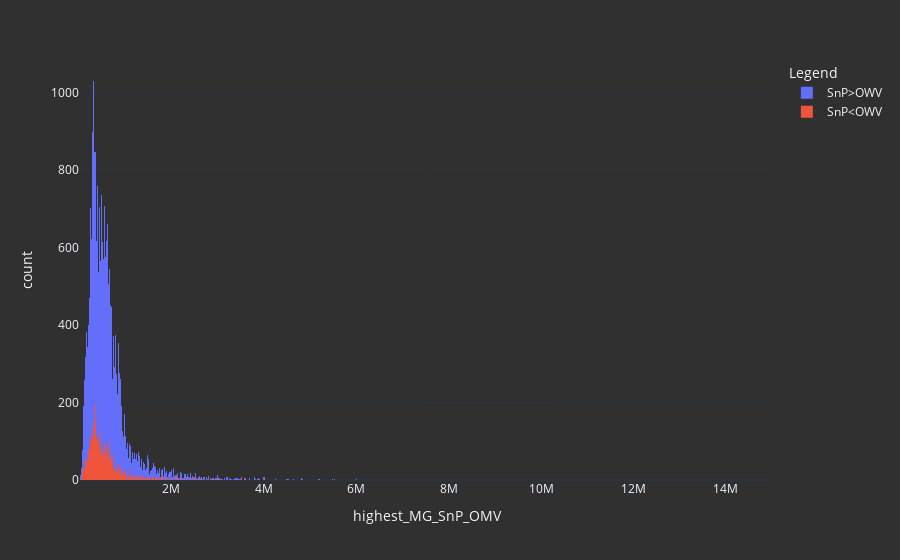

Here is the notebook cell this chart was saved with:
### Code cell
df = df.loc[df["MG_OMV"]!= 0]
df.count()
def filterDF(restype,postcode,proptype,land,myDF):
    myDF = myDF.copy()
    iterDict = {
        #"Residential_Type": restype,
        "Property_State": postcode,
        #"Property_Type": proptype,
       # "Landed_Type": land
    }
    
    for key,value in iterDict.items():
        print(key,value)
        myDF = myDF.loc[df[key] == value]
        
    return myDF

filtDF = filterDF("Residential", "selangor", "Condominium", "Non-Landed",df)

filtDF["is_SnP_higher"] = filtDF["is_SnP_higher"].replace([True,False], ["SnP>OWV", "SnP<OWV"])
filtDF.rename(columns={"is_SnP_higher":"Legend"},inplace=True)

histFig = px.histogram(filtDF,x="highest_MG_SnP_OMV",color="Legend")
histFig.update_layout(template="plotly_dark", paper_bgcolor="#303030", plot_bgcolor = "#303030",barmode="overlay")
histFig

### Figure 1 — Plotly figure (JSON) as saved in the notebook; plotly's stock layout.template omitted (floating-point values rounded to 4 significant figures; data arrays with more than 128 entries replaced by an {"elided": "..."} marker saying what was removed)
{"data": [{"alignmentgroup": "True", "bingroup": "x", "hovertemplate": "Legend=SnP>OWV<br>highest_MG_SnP_OMV=%{x}<br>count=%{y}<extra></extra>", "legendgroup": "SnP>OWV", "marker": {"color": "#636efa"}, "name": "SnP>OWV", "offsetgroup": "SnP>OWV", "orientation": "v", "showlegend": true, "type": "histogram", "x": {"elided": "24650 float values"}, "xaxis": "x", "yaxis": "y"}, {"alignmentgroup": "True", "bingroup": "x", "hovertemplate": "Legend=SnP<OWV<br>highest_MG_SnP_OMV=%{x}<br>count=%{y}<extra></extra>", "legendgroup": "SnP<OWV", "marker": {"color": "#EF553B"}, "name": "SnP<OWV", "offsetgroup": "SnP<OWV", "orientation": "v", "showlegend": true, "type": "histogram", "x": {"elided": "3529 int values"}, "xaxis": "x", "yaxis": "y"}], "layout": {"barmode": "overlay", "legend": {"title": {"text": "Legend"}, "tracegroupgap": 0}, "margin": {"t": 60}, "paper_bgcolor": "#303030", "plot_bgcolor": "#303030", "xaxis": {"anchor": "y", "domain": [0, 1], "title": {"text": "highest_MG_SnP_OMV"}}, "yaxis": {"anchor": "x", "domain": [0, 1], "title": {"text": "count"}}}}
